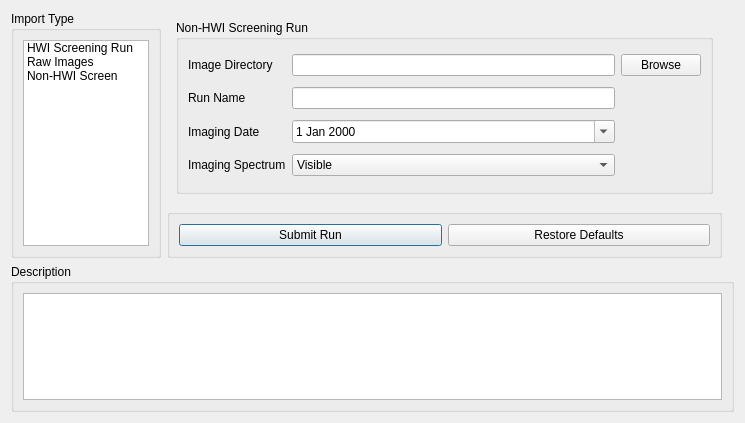
<?xml version="1.0" encoding="UTF-8"?>
<ui version="4.0">
 <class>Dialog</class>
 <widget class="QDialog" name="Dialog">
  <property name="geometry">
   <rect>
    <x>0</x>
    <y>0</y>
    <width>745</width>
    <height>423</height>
   </rect>
  </property>
  <property name="windowTitle">
   <string>Run Importer</string>
  </property>
  <layout class="QGridLayout" name="gridLayout_3">
   <item row="0" column="1">
    <widget class="QStackedWidget" name="stackedWidget">
     <property name="currentIndex">
      <number>2</number>
     </property>
     <widget class="QWidget" name="page">
      <layout class="QGridLayout" name="gridLayout">
       <item row="0" column="0">
        <widget class="QGroupBox" name="groupBox_3">
         <property name="maximumSize">
          <size>
           <width>16777215</width>
           <height>250</height>
          </size>
         </property>
         <property name="title">
          <string>HWI Screening Run</string>
         </property>
         <layout class="QGridLayout" name="gridLayout_2">
          <item row="2" column="0">
           <widget class="QLabel" name="label_5">
            <property name="text">
             <string>Cocktail File</string>
            </property>
           </widget>
          </item>
          <item row="4" column="1">
           <widget class="QComboBox" name="comboBox_2">
            <item>
             <property name="text">
              <string>Visible</string>
             </property>
            </item>
            <item>
             <property name="text">
              <string>UV-TPEF</string>
             </property>
            </item>
            <item>
             <property name="text">
              <string>SHG</string>
             </property>
            </item>
           </widget>
          </item>
          <item row="1" column="1">
           <widget class="QRadioButton" name="radioButton">
            <property name="text">
             <string>Membrane</string>
            </property>
           </widget>
          </item>
          <item row="3" column="1" colspan="3">
           <widget class="QLineEdit" name="lineEdit_2"/>
          </item>
          <item row="4" column="0">
           <widget class="QLabel" name="label_4">
            <property name="text">
             <string>Imaging Spectrum</string>
            </property>
           </widget>
          </item>
          <item row="1" column="0">
           <widget class="QLabel" name="label_13">
            <property name="text">
             <string>Screen Type</string>
            </property>
           </widget>
          </item>
          <item row="1" column="3">
           <widget class="QRadioButton" name="radioButton_2">
            <property name="text">
             <string>Soluble</string>
            </property>
            <property name="checked">
             <bool>true</bool>
            </property>
           </widget>
          </item>
          <item row="3" column="0">
           <widget class="QLabel" name="label_3">
            <property name="text">
             <string>Run Name</string>
            </property>
           </widget>
          </item>
          <item row="4" column="2">
           <widget class="QLabel" name="label_2">
            <property name="text">
             <string>Number of Wells</string>
            </property>
           </widget>
          </item>
          <item row="4" column="3">
           <widget class="QComboBox" name="comboBox">
            <item>
             <property name="text">
              <string>1536</string>
             </property>
            </item>
            <item>
             <property name="text">
              <string>96</string>
             </property>
            </item>
           </widget>
          </item>
          <item row="0" column="4">
           <widget class="QPushButton" name="pushButton">
            <property name="text">
             <string>Browse</string>
            </property>
           </widget>
          </item>
          <item row="2" column="4">
           <widget class="QDateEdit" name="dateEdit_2">
            <property name="calendarPopup">
             <bool>true</bool>
            </property>
           </widget>
          </item>
          <item row="2" column="3">
           <widget class="QLabel" name="label_14">
            <property name="text">
             <string>Imaging Date</string>
            </property>
           </widget>
          </item>
          <item row="2" column="1" colspan="2">
           <widget class="QComboBox" name="comboBox_3"/>
          </item>
          <item row="0" column="1" colspan="3">
           <widget class="QLineEdit" name="lineEdit"/>
          </item>
          <item row="0" column="0">
           <widget class="QComboBox" name="comboBox_6">
            <item>
             <property name="text">
              <string>From Rar</string>
             </property>
            </item>
            <item>
             <property name="text">
              <string>From Directory</string>
             </property>
            </item>
           </widget>
          </item>
         </layout>
        </widget>
       </item>
      </layout>
     </widget>
     <widget class="QWidget" name="page_3">
      <layout class="QGridLayout" name="gridLayout_6">
       <item row="0" column="0">
        <widget class="QGroupBox" name="groupBox_6">
         <property name="title">
          <string>Raw Images</string>
         </property>
         <layout class="QGridLayout" name="gridLayout_7">
          <item row="0" column="0">
           <widget class="QLabel" name="label_10">
            <property name="text">
             <string>Image Directory</string>
            </property>
           </widget>
          </item>
          <item row="0" column="1">
           <widget class="QLineEdit" name="lineEdit_5"/>
          </item>
          <item row="0" column="2">
           <widget class="QPushButton" name="pushButton_6">
            <property name="text">
             <string>Browse</string>
            </property>
           </widget>
          </item>
          <item row="1" column="0">
           <widget class="QLabel" name="label_11">
            <property name="text">
             <string>Run Name</string>
            </property>
           </widget>
          </item>
          <item row="1" column="1">
           <widget class="QLineEdit" name="lineEdit_6"/>
          </item>
          <item row="2" column="0">
           <widget class="QLabel" name="label_12">
            <property name="text">
             <string>Image Spectrum</string>
            </property>
           </widget>
          </item>
          <item row="2" column="1">
           <widget class="QComboBox" name="comboBox_5">
            <item>
             <property name="text">
              <string>Visible</string>
             </property>
            </item>
            <item>
             <property name="text">
              <string>Other</string>
             </property>
            </item>
            <item>
             <property name="text">
              <string>UV-TPEF</string>
             </property>
            </item>
            <item>
             <property name="text">
              <string>SHG</string>
             </property>
            </item>
           </widget>
          </item>
         </layout>
        </widget>
       </item>
      </layout>
     </widget>
     <widget class="QWidget" name="page_2">
      <layout class="QGridLayout" name="gridLayout_4">
       <item row="0" column="0">
        <widget class="QGroupBox" name="groupBox_5">
         <property name="title">
          <string>Non-HWI Screening Run</string>
         </property>
         <layout class="QGridLayout" name="gridLayout_5">
          <item row="0" column="0">
           <widget class="QLabel" name="label_6">
            <property name="text">
             <string>Image Directory</string>
            </property>
           </widget>
          </item>
          <item row="0" column="1">
           <widget class="QLineEdit" name="lineEdit_3"/>
          </item>
          <item row="0" column="2">
           <widget class="QPushButton" name="pushButton_5">
            <property name="text">
             <string>Browse</string>
            </property>
           </widget>
          </item>
          <item row="1" column="0">
           <widget class="QLabel" name="label_7">
            <property name="text">
             <string>Run Name</string>
            </property>
           </widget>
          </item>
          <item row="1" column="1">
           <widget class="QLineEdit" name="lineEdit_4"/>
          </item>
          <item row="2" column="0">
           <widget class="QLabel" name="label_8">
            <property name="text">
             <string>Imaging Date</string>
            </property>
           </widget>
          </item>
          <item row="2" column="1">
           <widget class="QDateEdit" name="dateEdit">
            <property name="calendarPopup">
             <bool>true</bool>
            </property>
            <property name="currentSectionIndex">
             <number>2</number>
            </property>
           </widget>
          </item>
          <item row="3" column="0">
           <widget class="QLabel" name="label_9">
            <property name="text">
             <string>Imaging Spectrum</string>
            </property>
           </widget>
          </item>
          <item row="3" column="1">
           <widget class="QComboBox" name="comboBox_4">
            <item>
             <property name="text">
              <string>Visible</string>
             </property>
            </item>
            <item>
             <property name="text">
              <string>Other</string>
             </property>
            </item>
            <item>
             <property name="text">
              <string>UV-TPEF</string>
             </property>
            </item>
            <item>
             <property name="text">
              <string>SHG</string>
             </property>
            </item>
           </widget>
          </item>
         </layout>
        </widget>
       </item>
      </layout>
     </widget>
    </widget>
   </item>
   <item row="0" column="0" rowspan="2">
    <widget class="QGroupBox" name="groupBox">
     <property name="maximumSize">
      <size>
       <width>150</width>
       <height>16777215</height>
      </size>
     </property>
     <property name="title">
      <string>Import Type</string>
     </property>
     <layout class="QHBoxLayout" name="horizontalLayout">
      <item>
       <widget class="QListWidget" name="listWidget">
        <item>
         <property name="text">
          <string>HWI Screening Run</string>
         </property>
        </item>
        <item>
         <property name="text">
          <string>Raw Images</string>
         </property>
        </item>
        <item>
         <property name="text">
          <string>Non-HWI Screen</string>
         </property>
        </item>
       </widget>
      </item>
     </layout>
    </widget>
   </item>
   <item row="1" column="1">
    <widget class="QGroupBox" name="groupBox_4">
     <property name="title">
      <string/>
     </property>
     <layout class="QHBoxLayout" name="horizontalLayout_2">
      <item>
       <widget class="QPushButton" name="pushButton_2">
        <property name="text">
         <string>Submit Run</string>
        </property>
        <property name="default">
         <bool>true</bool>
        </property>
       </widget>
      </item>
      <item>
       <widget class="QPushButton" name="pushButton_3">
        <property name="text">
         <string>Restore Defaults</string>
        </property>
       </widget>
      </item>
     </layout>
    </widget>
   </item>
   <item row="3" column="0" colspan="4">
    <widget class="QGroupBox" name="groupBox_2">
     <property name="maximumSize">
      <size>
       <width>16777215</width>
       <height>200</height>
      </size>
     </property>
     <property name="title">
      <string>Description</string>
     </property>
     <layout class="QVBoxLayout" name="verticalLayout">
      <item>
       <widget class="QTextBrowser" name="textBrowser"/>
      </item>
     </layout>
    </widget>
   </item>
  </layout>
 </widget>
 <resources/>
 <connections/>
</ui>
